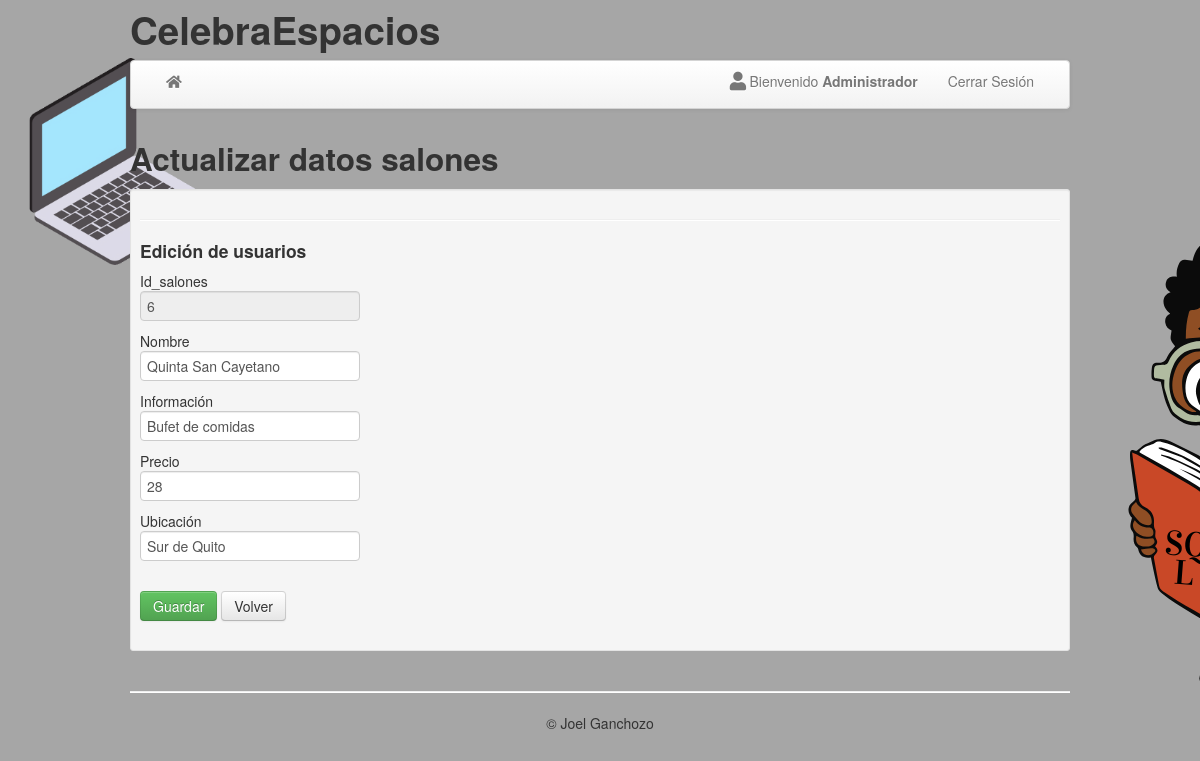
Screenshot of /actualizarSalones.php?id=6 (signed in) with the database file from the repository.
### tables this page shows
CREATE TABLE `salones` (
  `id_salones` int(11) NOT NULL,
  `nombre_salon` varchar(9999) NOT NULL,
  `inf_salon` text NOT NULL,
  `precio_salon` tinyint(99) NOT NULL,
  `ubicacion_salon` varchar(255) NOT NULL
);

### actualizarSalones.php (the view, shortened to what this page needs)
<?php
require("connect_db.php");
$idEditar = (isset($_GET['id'])) ? $_GET['id'] : $_SESSION['id'];
$sql = "SELECT * FROM salones WHERE id_salones = $idEditar";
$ressql = mysqli_query($mysqli, $sql);
if ($ressql) {
    $row = mysqli_fetch_assoc($ressql);
    if ($row) {
        $id_salones = $row['id_salones'];
        $nombre_salon = $row['nombre_salon'];
        $inf_salon = $row['inf_salon'];
        $precio_salon = $row['precio_salon'];
        $ubicacion_salon = $row['ubicacion_salon'];
    } else {
        echo "No se encontraron resultados para el ID: $idEditar";
        exit();
    }
} else {
    echo "Error en la consulta: " . mysqli_error($mysqli);
    exit();
}
?>
<!DOCTYPE html>
<html lang="es">
<head>
    <link rel='stylesheet' href='https://cdnjs.cloudflare.com/ajax/libs/font-awesome/4.7.0/css/font-awesome.css'>
    <link href="bootstrap/css/bootstrap.min.css" rel="stylesheet" />
    <link rel="stylesheet" href="https://cdnjs.cloudflare.com/ajax/libs/font-awesome/5.15.1/css/all.min.css" />
</head>
<body data-offset="40" background="images/actualizarDatosFondo.png" style="background-attachment: fixed">
    <div class="container">
        <header class="header">
            <div class="row">
                <?php
                include("include/cabecera.php");
                ?>
            </div>
        </header>
        <div class="navbar">
            <div class="navbar-inner">
                <div class="container">
                    <div class="nav-collapse">
                        <ul class="nav">
                            <li class=""><a href="admin.php"><i class="fas fa-home"></i></a></li>
                        </ul>
                        <ul class="nav pull-right">
                            <li>
                                <a>
                                    <p class="fa fa-user fa-lg fa-fw"></p>Bienvenido
                                    <strong><?php echo $_SESSION['user']; ?></strong>
                                </a>
                            </li>
                            <li><a href="desconectar.php">Cerrar Sesión</a></li>
                        </ul>
                    </div>
                </div>
            </div>
        </div>
        <div class="row">
            <div class="span12">
                <div class="caption">
                    <h2> Actualizar datos salones</h2>
                    <div class="well well-small">
                        <hr class="soft" />
                        <h4>Edición de usuarios</h4>
                        <div class="row-fluid">
                            <form action="ejecutaactualizar.php" method="post">
                                Id_salones<br><input type="text" name="id_salones" value="<?php echo $id_salones ?>" readonly="readonly"><br>
                                Nombre<br> <input type="text" name="nombre_salon" value="<?php echo $nombre_salon ?>"><br>
                                Información<br> <input type="text" name="inf_salon" value="<?php echo $inf_salon ?>"><br>
                                Precio<br> <input type="text" name="precio_salon" value="<?php echo $precio_salon ?>"><br>
                                Ubicación<br> <input type="text" name="ubicacion_salon" value="<?php echo $ubicacion_salon ?>"><br>
                                <br>
                                <input type="submit" value="Guardar" class="btn btn-success btn-primary">
                                <a href="adminSalon.php" class="btn btn-default">Volver</a>
                            </form>
                        </div>
                        <div class="span8">
                        </div>
                    </div>
                </div>
            </div>
        </div>
        <hr class="soften" />
        <footer class="footer">
            <center>
                <p>&copy; Joel Ganchozo</p>
            </center>
        </footer>
    </div>
</body>
</html>

### rows the page displays
salones: id_salones "6", nombre_salon "Quinta San Cayetano", inf_salon "Bufet de comidas", precio_salon "28", ubicacion_salon "Sur de Quito"

### other values shown
$_SESSION['user'] "Administrador"
